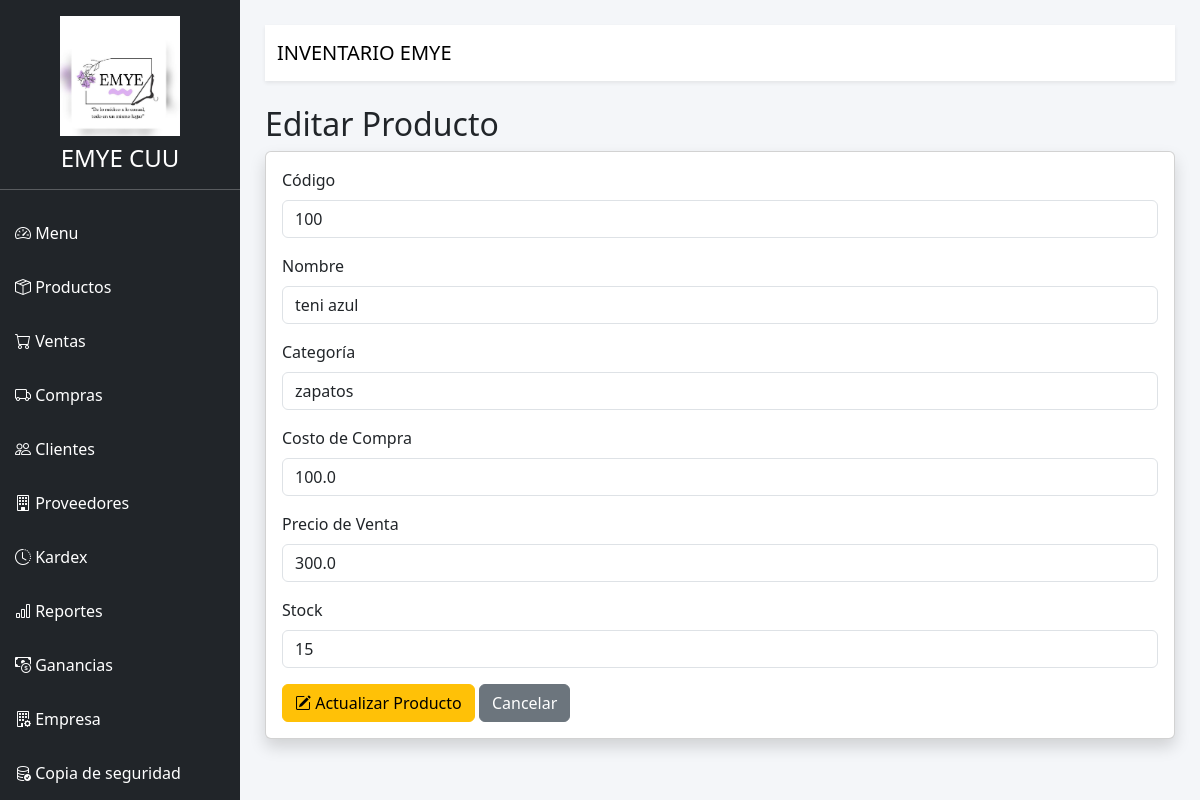
Page /productos/editar/1 on the committed database.
### SistemaInventarioWeb/models/database.py (models this page shows)
class Empresa(db.Model):
    __tablename__ = "empresa"
    id = db.Column(db.Integer, primary_key=True)
    nombre = db.Column(db.String(150), nullable=False)
    direccion = db.Column(db.String(250))
    telefono = db.Column(db.String(30))
    correo = db.Column(db.String(120))
    rfc = db.Column(db.String(30))
    sitio_web = db.Column(db.String(120))
    logo = db.Column(db.String(200))

class Producto(db.Model):
    __tablename__ = "productos"
    id = db.Column(db.Integer, primary_key=True)
    codigo = db.Column(
        db.String(30),
        unique=True,
        nullable=False
    )
    nombre = db.Column(
        db.String(100),
        nullable=False
    )
    categoria = db.Column(
        db.String(80)
    )
    precio = db.Column(
        db.Float,
        nullable=False
    )
    costo = db.Column(
        db.Float,
        default=0
    )
    stock = db.Column(
        db.Integer,
        default=0
    )

### SistemaInventarioWeb/routes/productos.py (the view, shortened to what this page needs)
@productos_bp.route("/productos/editar/<int:id>", methods=["GET", "POST"])
def editar(id):
    producto = Producto.query.get_or_404(id)
    return render_template(
        "editar_producto.html",
        producto=producto
    )

### SistemaInventarioWeb/app.py (called while the page is built)
@app.context_processor
def datos_empresa():
    empresa = Empresa.query.first()
    return {
        "empresa": empresa
    }

### SistemaInventarioWeb/templates/editar_producto.html
{% extends 'base.html' %}
{% block contenido %}
<h2>Editar Producto</h2>
<div class="card shadow">
    <div class="card-body">
        <form method="POST">
            <div class="mb-3">
                <label class="form-label">Código</label>
                <input
                    class="form-control"
                    name="codigo"
                    value="{{ producto.codigo }}"
                    required>
            </div>
            <div class="mb-3">
                <label class="form-label">Nombre</label>
                <input
                    class="form-control"
                    name="nombre"
                    value="{{ producto.nombre }}"
                    required>
            </div>
            <div class="mb-3">
                <label class="form-label">Categoría</label>
                <input
                    class="form-control"
                    name="categoria"
                    value="{{ producto.categoria }}">
            </div>
            <div class="mb-3">
                <label class="form-label">Costo de Compra</label>
                <input
                    class="form-control"
                    type="number"
                    step="0.01"
                    min="0"
                    name="costo"
                    value="{{ producto.costo }}"
                    required>
            </div>
            <div class="mb-3">
                <label class="form-label">Precio de Venta</label>
                <input
                    class="form-control"
                    type="number"
                    step="0.01"
                    min="0"
                    name="precio"
                    value="{{ producto.precio }}"
                    required>
            </div>
            <div class="mb-3">
                <label class="form-label">Stock</label>
                <input
                    class="form-control"
                    type="number"
                    min="0"
                    name="stock"
                    value="{{ producto.stock }}"
                    required>
            </div>
            <button class="btn btn-warning">
                <i class="bi bi-pencil-square"></i>
                Actualizar Producto
            </button>
            <a
                href="/productos"
                class="btn btn-secondary">
                Cancelar
            </a>
        </form>
    </div>
</div>
{% endblock %}

### SistemaInventarioWeb/templates/base.html (shortened to what this page needs)
<!DOCTYPE html>
<html lang="es">
<head>
    <link href="https://cdn.jsdelivr.net/npm/bootstrap@5.3.8/dist/css/bootstrap.min.css" rel="stylesheet">
    <link href="https://cdn.jsdelivr.net/npm/bootstrap-icons@1.13.1/font/bootstrap-icons.css" rel="stylesheet">
    <link rel="stylesheet"
          href="https://cdn.datatables.net/1.13.8/css/dataTables.bootstrap5.min.css">
    <link href="https://cdn.jsdelivr.net/npm/select2@4.1.0-rc.0/dist/css/select2.min.css" rel="stylesheet">
    <link rel="stylesheet"
          href="{{ url_for('static', filename='css/style.css') }}">
</head>
<body>
<div class="d-flex">
    <div class="sidebar">
        <div class="text-center mt-3">
    {% if empresa and empresa.logo %}
    <img
    src="{{ url_for('static', filename=empresa.logo) }}"
    style="width:120px;height:120px;object-fit:contain;"
    class="mb-2">
    {% endif %}
    <h4 class="text-white">
        {% if empresa %}
            {{ empresa.nombre }}
        {% else %}
            EMYE CUU
        {% endif %}
    </h4>
</div>
        <hr>
        <a href="/">
            <i class="bi bi-speedometer2"></i>
            Menu
        </a>
        <a href="/productos">
            <i class="bi bi-box-seam"></i>
            Productos
        </a>
        <a href="/ventas">
            <i class="bi bi-cart"></i>
            Ventas
        </a>
        <a href="/compras">
            <i class="bi bi-truck"></i>
            Compras
        </a>
        <a href="/clientes">
            <i class="bi bi-people"></i>
            Clientes
        </a>
        <a href="/proveedores">
            <i class="bi bi-building"></i>
            Proveedores
        </a>
        <a href="/kardex">
            <i class="bi bi-clock-history"></i>
            Kardex
        </a>
        <a href="/reportes">
            <i class="bi bi-bar-chart"></i>
            Reportes
        </a>
        <a href="/ganancias">
           <i class="bi bi-cash-coin"></i>
         Ganancias
          </a>
            <a href="/empresa">
            <i class="bi bi-building-gear"></i>
           Empresa
        </a>
        <a href="/respaldo">
            <i class="bi bi-database-check"></i>
            Copia de seguridad
        </a>
    </div>
    <div class="contenido">
        <nav class="navbar bg-white shadow-sm mb-4">
            <div class="container-fluid">
                <span class="navbar-brand">
                    INVENTARIO EMYE
                </span>
            </div>
        </nav>
        {% block contenido %}
        {% endblock %}
    </div>
</div>
</body>
</html>

### SistemaInventarioWeb/static/css/style.css (style rules this page uses)
body { background:#f4f6f9; }
.sidebar { width:240px; height:100vh; background:#212529; color:white; position:fixed; top:0; left:0; overflow-y:auto; }
.sidebar a { color:white; display:block; padding:15px; text-decoration:none; }
.contenido { margin-left:240px; width:100%; padding:25px; }

### rows in the picture
Empresa: logo (picture), nombre "EMYE CUU"
Producto: codigo "100", nombre "teni azul", categoria "zapatos", costo "100.0", precio "300.0", stock "15"
